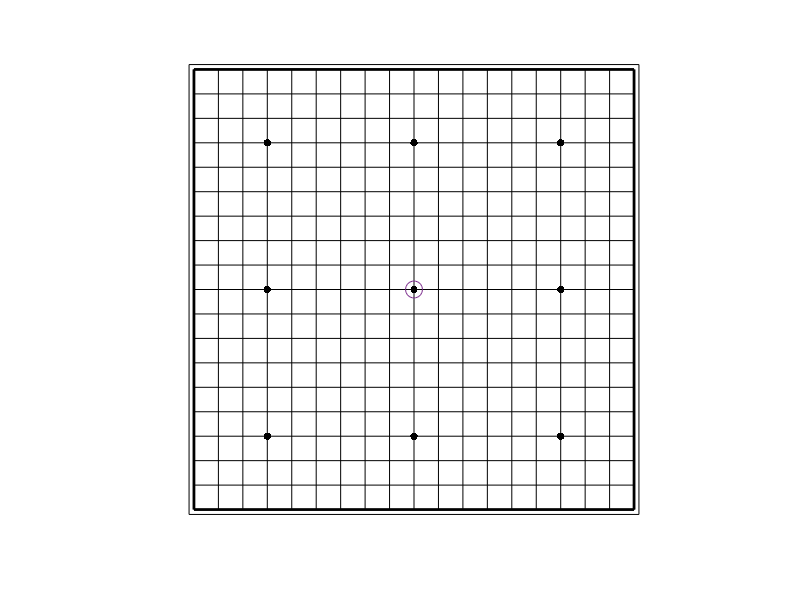

The MATLAB source for this figure:
function wuziqi
    axis equal
    axis([-10,10,-10,10])
    set(gca,'xtick',[],'ytick',[],'xcolor','w','ycolor','w')
    set(gca,'color',[0.8392,0.7216,0.3804])
    hold on
    row=19;col=19;
    x1=[-9,-9,-8,-8,-7,-7,-6,-6,-5,-5,-4,-4,-3,-3,-2,-2,-1,-1,0,0,1,1,2,2,3,3,4,4,5,5,6,6,7,7,8,8,9,9];
    y1=[-9,9,9,-9,-9,9,9,-9,-9,9,9,-9,-9,9,9,-9,-9,9,9,-9,-9,9,9,-9,-9,9,9,-9,-9,9,9,-9,-9,9,9,-9,-9,9];
    x2=[-9,9,9,-9,-9];y2=[9,9,-9,-9,9];x3=[-9.2,9.2,9.2,-9.2,-9.2];y3=[9.2,9.2,-9.2,-9.2,9.2];x4=[-6,-6,-6,0,0,0,6,6,6];y4=[6,0,-6,6,0,-6,6,0,-6];
    plot(x1,y1,'k'),plot(y1,x1,'k'),plot(x2,y2,'k','LineWidth',2),plot(x3,y3,'k'),scatter(gca,x4,y4,30,'k','filled')
    win=0;control=1;postion=[0 0];
    black=[20,20];white=[-20,-20];
    black(1,:)=[];white(1,:)=[];
    plotblack=scatter(gca,black(:,1),black(:,2),150,'k','filled');
    plotwhite=scatter(gca,white(:,1),white(:,2),150,'w','filled');
    plotpostion=scatter(gca,postion(1,1),postion(1,2),150,'rx');
    set(gcf, 'KeyPressFcn', @key)  
    function wuziqigame(~,~)
        postion(postion>9)=-9;
        postion(postion<-9)=9;
        panding()
        set(plotblack,'XData',black(:,1),'YData',black(:,2))
        set(plotwhite,'XData',white(:,1),'YData',white(:,2))
        set(plotpostion,'XData',postion(1,1),'YData',postion(1,2))
           if win==1
                buttonName1=questdlg('black win. What do you mean to do?','black win','close','restart','close');
                if isempty(buttonName1),buttonName1='end';end
                if strcmp(buttonName1,'restart'),clf;wuziqi();
                else if strcmp(buttonName1,'close'),close;end
                end
            end
            if win==-1
                buttonName1=questdlg('white win. What do you mean to do?','white win','close','restart','close');
                if isempty(buttonName1),buttonName1='end';end
                if strcmp(buttonName1,'restart'),clf;wuziqi();
                else if strcmp(buttonName1,'close'),close;end
                end
            end
    end
    function panding(~,~)
        mat=zeros(row+4,col+4);
        x=3:(row+2);y=3:(col+2);
        qipan=zeros(row,col);
        blackpos=black(:,1)+10+(black(:,2)+10-1)*row;
        whitepos=white(:,1)+10+(white(:,2)+10-1)*row;
        qipan(blackpos)=1;qipan(whitepos)=-1;mat(x,y)=qipan;
        mat1=mat(x,y)+mat(x+1,y)+mat(x+2,y)+mat(x-1,y)+mat(x-2,y);
        mat2=mat(x,y)+mat(x,y+1)+mat(x,y+2)+mat(x,y-1)+mat(x,y-2);
        mat3=mat(x,y)+mat(x+1,y+1)+mat(x+2,y+2)+mat(x-1,y-1)+mat(x-2,y-2);
        mat4=mat(x,y)+mat(x+1,y-1)+mat(x+2,y-2)+mat(x-1,y+1)+mat(x-2,y+2);
        con=[mat1;mat2;mat3;mat4];con1=con==5;con2=con==-5;
        if (sum(sum(con1)))~=0,win=1;end
        if (sum(sum(con2)))~=0,win=-1;end      
    end
    function key(~,event)
        switch event.Key
            case 'uparrow',postion=postion+[0,1];
            case 'downarrow',postion=postion+[0,-1];
            case 'leftarrow',postion=postion+[-1,0];
            case 'rightarrow',postion=postion+[1,0];   
            case 'c',postion=[0,0];
            case 'space'
                if sum(ismember([black(:,1:2);white(:,1:2)],postion(1,1:2),'rows'))==0
                    if control==1,black=[black;postion];end
                    if control==0,white=[white;postion];end
                    control=mod(control+1,2);
                end
            case 'backspace'
                co=0;
                if control==0&&~isempty(black),black(end,:)=[];co=1;end
                if control==1&&~isempty(white),white(end,:)=[];co=1;end
                if co==1,control=mod(control+1,2);end
        end
        wuziqigame()
        end
end